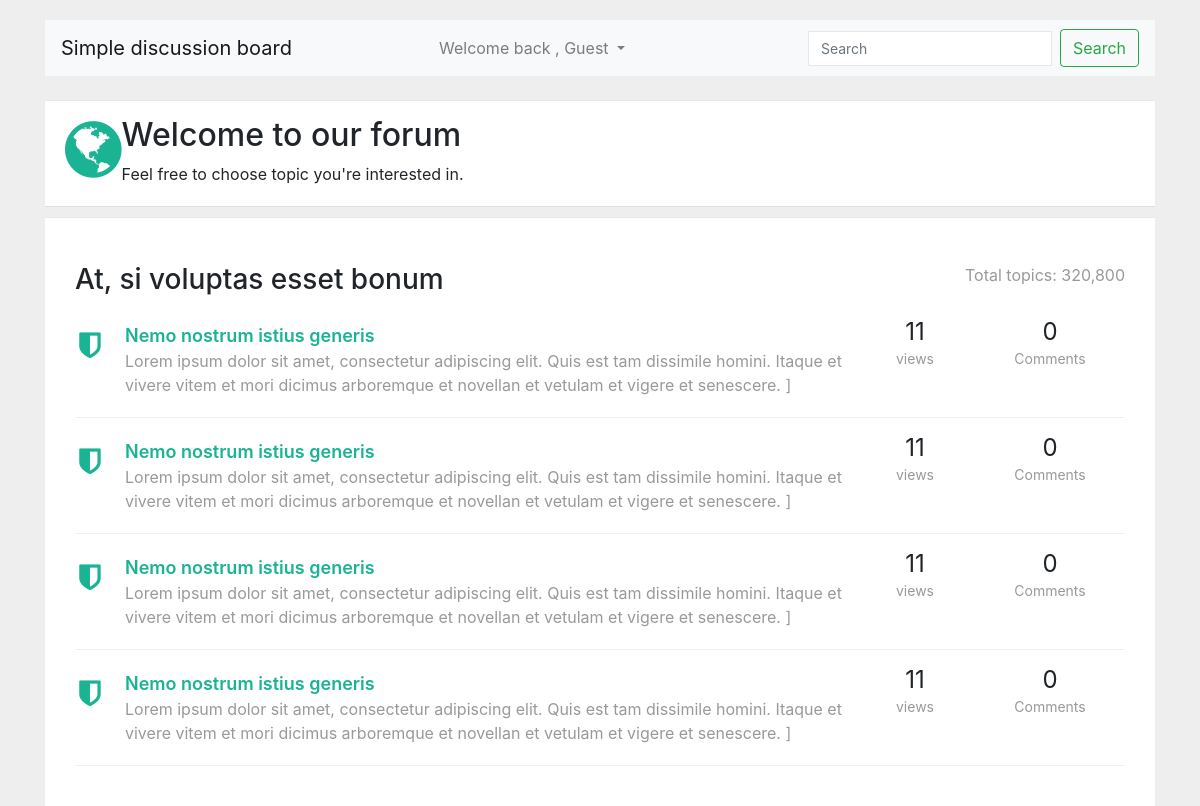
/forum-topics.php?id=2, run on an earlier commit of the app's database.
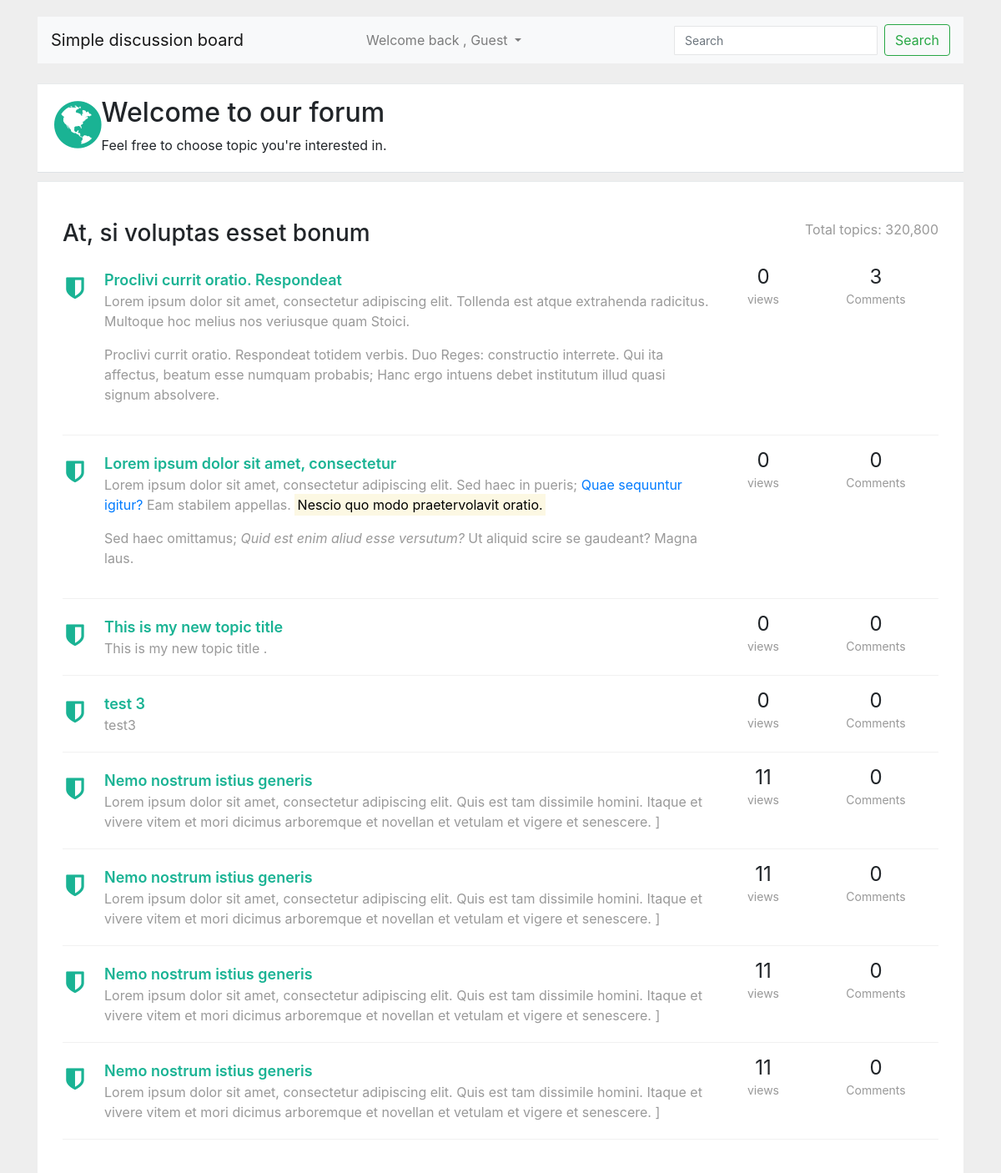
And on a later commit of the database.
### tables this page shows
CREATE TABLE `topics` (
  `id` int(11) NOT NULL,
  `title` varchar(211) NOT NULL,
  `topic_sub_title` text DEFAULT NULL,
  `user_id` int(11) NOT NULL,
  `views` int(11) NOT NULL DEFAULT 0,
  `slug` varchar(122) NOT NULL,
  `likes` int(11) NOT NULL DEFAULT 0,
  `dislikes` int(11) NOT NULL DEFAULT 0,
  `created_at` datetime NOT NULL,
  `updated_at` datetime NOT NULL,
  `forum_id` int(11) NOT NULL
);

### include/class_autoloader.inc.php (called while the page is built, shortened)
<?php
function classAutoloader ( $className ){
	$path = 'classes/';
	$extension = '.class.php';
	$fullPath = $path . $className . $extension ;
}

### include/db.inc.php (called while the page is built, shortened)
<?php
class DbConnect {
	private $host = HOST;
	private $dbname = DBNAME;
	private $username = USERNAME;
	private $password = PASSWORD;
	protected function connect(){
		try {
			$sql = 'mysql:host='. $this -> host .';dbname='. $this -> dbname ;
			$pdo = new PDO ( $sql , $this -> username , $this -> password );
			$pdo -> setAttribute ( PDO::ATTR_DEFAULT_FETCH_MODE , PDO::FETCH_ASSOC );
			$pdo -> setAttribute ( PDO::ATTR_ERRMODE , PDO::ERRMODE_EXCEPTION );
			$pdo -> exec( 'set names utf8');
			return $pdo ;
		} catch ( PDOException $e) {
			echo $e -> getMessage();
		}
	}
}

### classes/forum.class.php (called while the page is built, shortened)
<?php
class Forum extends DbConnect {
public function getNumberOfCommentsByTopicId($topic_id ){
$sql = 'select * from replies where topic_id = ? ';
$query = $this -> connect() -> prepare($sql );
$query -> execute( [ $topic_id ]);
$results = count($query -> fetchAll());
return $results;
}
public function getAllTopicsByForumId($forum_id ){
	$sql = 'select * from topics where forum_id = ? order by created_at desc ';
	$query = $this -> connect() -> prepare($sql);
	$query -> execute([ $forum_id ]);
	$topics = $query -> fetchAll();
	return $topics ;
}
public function getForumDetailsById($forum_id ){
	$sql = 'select * from forums where id = ? limit 1 ';
	$query = $this -> connect() -> prepare($sql);
	$query -> execute([ $forum_id ]);
	$result = $query -> fetch();
	return $result;
}
}

### forum-topics.php (the view, shortened to what this page needs)
<?php
require_once 'include/db.inc.php';
require_once 'include/class_autoloader.inc.php';
 ?>
 <!doctype html>
<html lang="en">
  <head>
    <?php require_once 'partials/__head.php' ?>
  </head>
  <body>
    <link href="https://maxcdn.bootstrapcdn.com/font-awesome/4.3.0/css/font-awesome.min.css" rel="stylesheet">
<div class="container">
<div class="row">
    <div class="col-lg-12">
        <div class="wrapper wrapper-content animated fadeInRight">
<?php require_once 'partials/__navbar.php' ?>
            <?php require_once 'partials/__top_nav.php' ?>
            <div class="ibox-content forum-container">
<?php
try {
$forum_id = $_GET['id'];
$forum = new Forum();
$forum_title = $forum -> getForumDetailsById($forum_id)['title'];
} catch ( PDOException $e ){
    echo $e -> getMessage();
}
 ?>
<div class="forum-title">
                    <div class="pull-right forum-desc">
                        <samll>Total topics: 320,800</samll>
                    </div>
                    <h3><?php echo $forum_title; ?></h3>
                </div>
<?php
if( count( $forum -> getAllTopicsByForumId($forum_id))> 0 ){
foreach ( $forum -> getAllTopicsByForumId($forum_id ) as $topic ){
?>
  <div class="forum-item active">
                    <div class="row">
                        <div class="col-md-9">
                            <div class="forum-icon">
                                <i class="fa fa-shield"></i>
                            </div>
                            <a href="topic-replies.php?id=<?php echo $topic['id'] ?>" class="forum-item-title"><?php echo $topic['title'] ?></a>
                            <div class="forum-sub-title"><?php echo $topic['topic_sub_title'] ?></div>
                        </div>
                        <div class="col-md-1 forum-info">
                            <span class="views-number">
                             <?php echo $topic['views'] ?>
                            </span>
                            <div>
                                <small>views</small>
                            </div>
                        </div>
                        <div class="col-md-2 forum-info">
                            <span class="views-number">
<?php echo $forum -> getNumberOfCommentsByTopicId($topic['id']) ?>
                            </span>
                            <div>
                                <small>Comments</small>
                            </div>
                        </div>
                    </div>
                </div>
<?php
}
} else {
    echo 'There is no topics in this forum.';
}
 ?>
            </div>
        </div>
    </div>
</div>
</div>
  </body>
</html>

What changed in the data, as far as the page shows it:
added topics: title "Proclivi currit oratio. Respondeat", topic_sub_title "Lorem ipsum dolor sit amet, consectetur adipiscing elit. Tollenda est atque extrahenda radicitus. Multoque hoc melius nos veriusque quam Stoici. Proclivi currit oratio. Respondeat totidem verbis. Duo Reges: constructio interrete. Qui ita affectus, beatum esse numquam probabis; Hanc ergo intuens debet institutum illud quasi signum absolvere.", views "0", id "3"
added topics: title "Lorem ipsum dolor sit amet, consectetur", topic_sub_title "Lorem ipsum dolor sit amet, consectetur adipiscing elit. Sed haec in pueris; Quae sequuntur igitur? Eam stabilem appellas. Nescio quo modo praetervolavit oratio. Sed haec omittamus; Quid est enim aliud esse versutum? Ut aliquid scire se gaudeant? Magna laus.", views "0", id "0"
added topics: title "This is my new topic title", topic_sub_title "This is my new topic title .", views "0", id "0"
added topics: title "test 3", topic_sub_title "test3", views "0", id "0"
